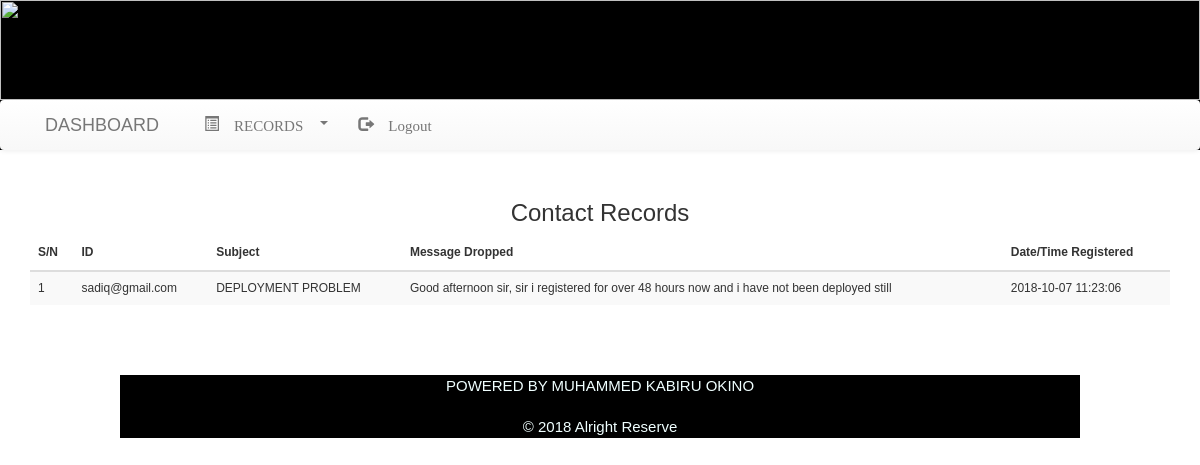
Screenshot of /con_rec.php with the database file from the repository.
### tables this page shows
CREATE TABLE IF NOT EXISTS `contactus` (
  `id` int(11) NOT NULL AUTO_INCREMENT,
  `email` varchar(100) NOT NULL,
  `subject` varchar(100) NOT NULL,
  `message` varchar(500) NOT NULL,
  `date_time` timestamp NOT NULL DEFAULT CURRENT_TIMESTAMP ON UPDATE CURRENT_TIMESTAMP,
  PRIMARY KEY (`id`)
);

### con_rec.php (the view, shortened to what this page needs)
<!DOCTYPE html>
<head>
        <link rel="stylesheet" href="css/bootstrap.min.css">
        <link rel="stylesheet" href="css/bootstrap-theme.min.css">
        <link rel="stylesheet" href="css/font-awesome.min.css">
        <link rel="stylesheet" type="text/css" href="font-awesome.min.css">
        <link rel="stylesheet" type="text/css" href="gillstyle.css">
        <link rel="stylesheet" type="text/css" href="fontawesome-webfont.eot">
</head>
<?php
   include ('dashboard.php');
   ?>
    <div class="container" style="padding-top: 30px; padding-bottom: 50px;" align = "center">
        <h3>Contact Records </h3>
    <table class="table table-striped" style="font-size: 12px;">
    <thead>
        <tr>
            <th>S/N</th>
            <th>ID</th>
            <th>Subject</th>
            <th>Message Dropped</th>
            <th>Date/Time Registered</th>
        </tr>
        </thead>
        <tbody>
            <?php
            $db =  mysqli_connect("localhost","root","","navy");
            $rahman = mysqli_query($db, "select * from contactus");
         while($sa = mysqli_fetch_array($rahman)){
             ?>
            <tr>
            <td><?php echo $sa['id']; ?></td>
            <td><?php echo $sa['email']; ?></td>
            <td><?php echo $sa['subject']; ?></td>
            <td><?php echo $sa['message']; ?></td>
            <td><?php echo $sa['date_time']; ?></td>
        </tr>
            <?php
         }
            ?>
        </tbody>
        </table>
</div>
<footer align = "center" style=" width: auto; ">
    <div class="sub-footer" style = " width: auto;" align = "center">
    <div class="sub-footer2" style = "height: auto; background-color: black; color: azure; width: 80%;" align = "center">
    <p style = "margin-bottom: 20px;">
        POWERED BY MUHAMMED KABIRU OKINO</p>
    <p style = "margin-bottom: 20px;">&copy; 2018 Alright Reserve
    </p>
    </div>
    </div>
</footer>
</body>
</html>

### rows the page displays
contactus: id "1", email "sadiq@gmail.com", subject "DEPLOYMENT PROBLEM", message "Good afternoon sir, sir i registered for over 48 hours now and i have not been deployed still", date_time "2018-10-07 11:23:06"
